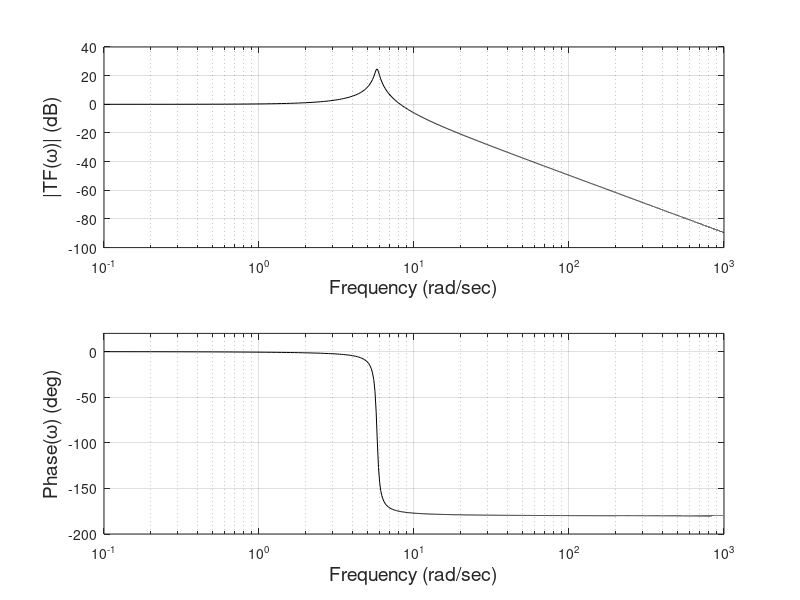

Source code (MATLAB):
% Example 6.6  Use MATLAB to plot the transfer function found in Ex. 5.5  
%
clear all; close all;
w = .1:.1:1000;
TF = 1./(1 - .03*w.^2 + .01*j*w);
Mag = 20*log10(abs(TF));
Phase = unwrap(angle(TF))*360/(2*pi);
subplot(2,1,1);
  semilogx(w,Mag,'k');
  xlabel('Frequency (rad/sec)','FontSize',14);
  ylabel('|TF({\omega})| (dB)','FontSize',14);
  grid on;
subplot(2,1,2);
  semilogx(w,Phase,'k');
  xlabel('Frequency (rad/sec)','FontSize',14);
  ylabel('Phase({\omega}) (deg)','FontSize',14);  
  ylim([-200 20]);
   grid on;
